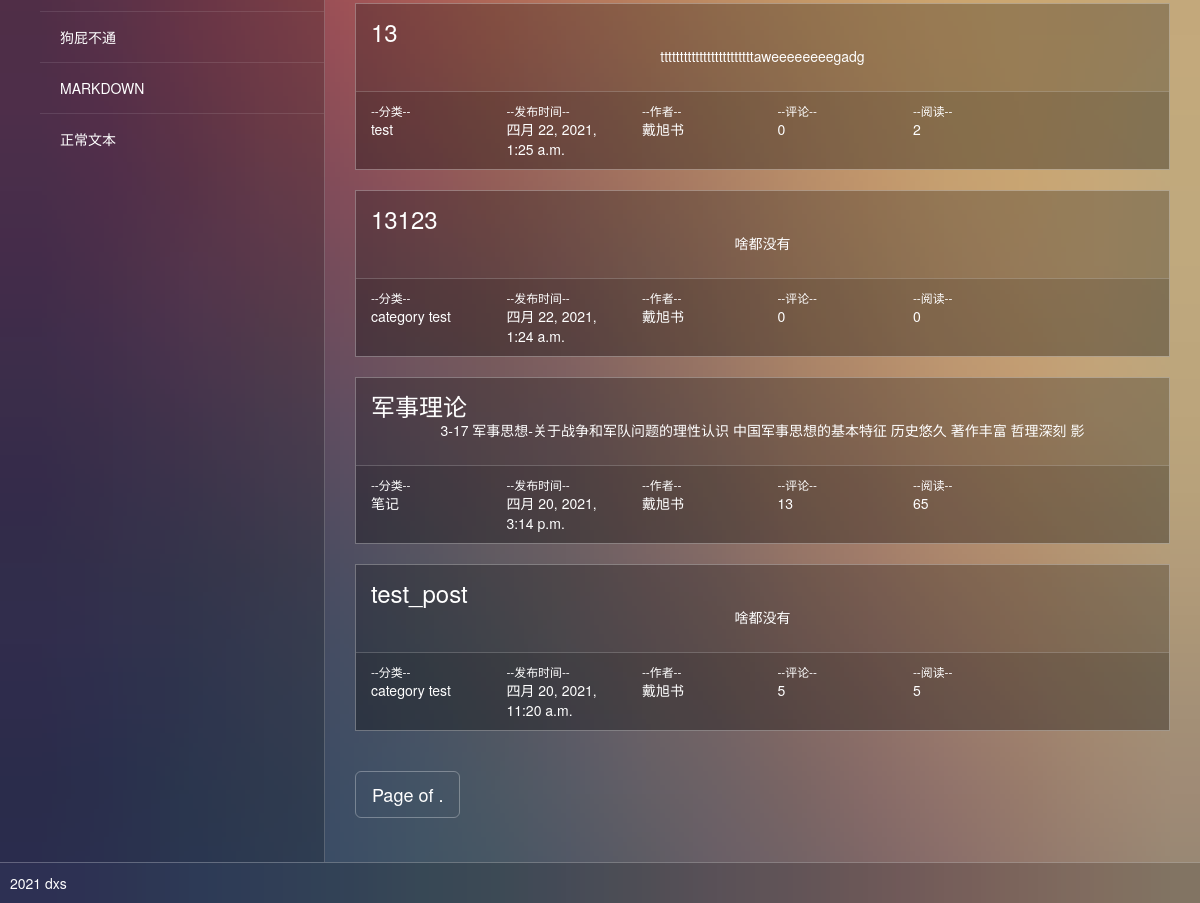
Page /profile/戴旭书/ (signed in, lower part) on the earlier database version.
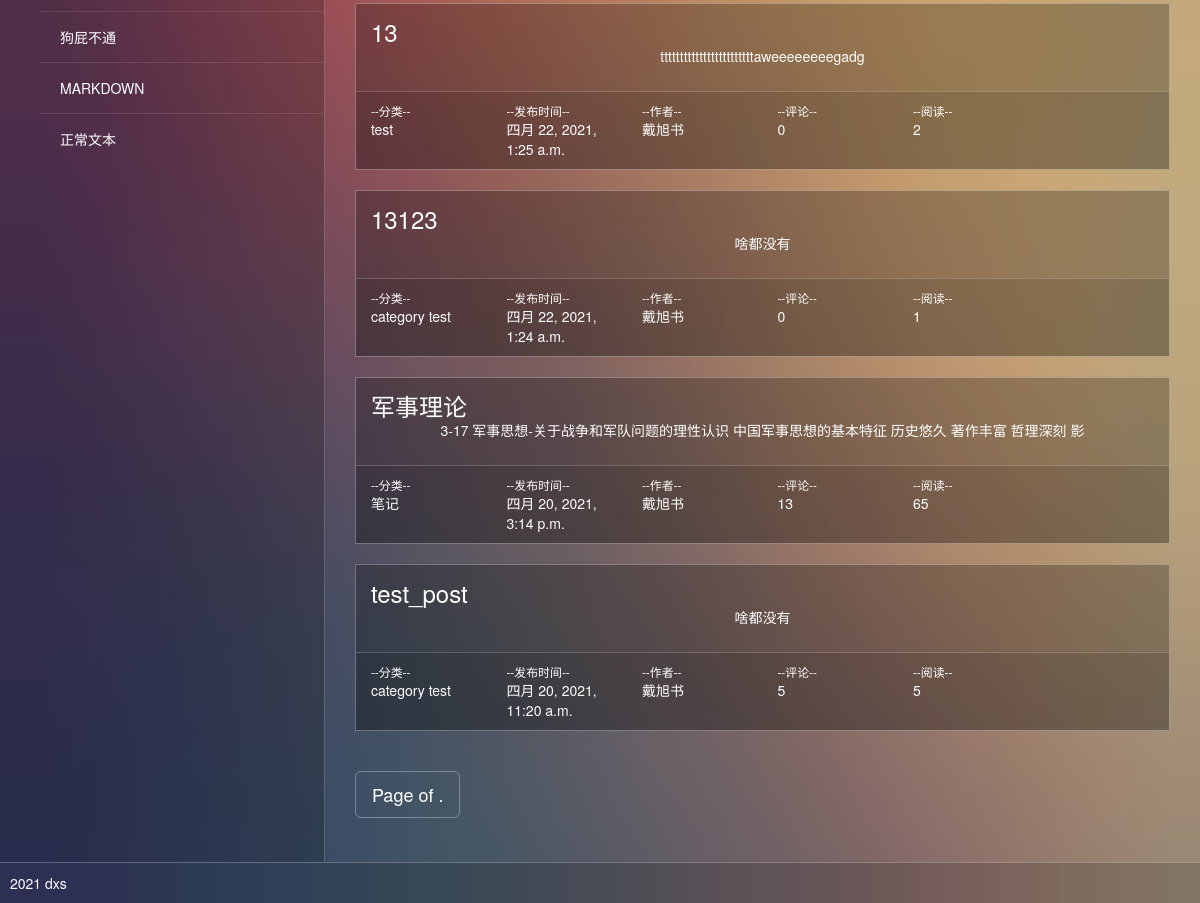
Same page on the later database version.
### blog/models.py (models this page shows, shortened)
class Post(models.Model):
    def get_absolute_url(self):
        return reverse('blog:detail', kwargs={'pk': self.pk})
    title = models.CharField(max_length=70)
    body = models.TextField()
    created_time = models.DateTimeField('创建时间',default=timezone.now)
    modified_time = models.DateTimeField()
    excerpt = models.CharField(max_length=200, blank=True)
    category = models.ForeignKey(Category, on_delete=models.CASCADE)
    author = models.ForeignKey(User, on_delete=models.CASCADE)
    views = models.PositiveIntegerField(default=0, editable=False)

class Category(models.Model):
    name = models.CharField(max_length=100)

### blog/views.py (the view, shortened to what this page needs)
# urls.py: path('profile/<str:name>/', views.profile, name='profile'),
def profile(request,name):
    message=None
    post_list=Post.objects.filter(author=request.user).order_by('-created_time')
    return render(request,'blog/profile.html',context={'post_list':post_list,'message':message
    })

### blog/templatetags/blog_extras.py (called while the page is built)
@register.inclusion_tag('blog/inclusions/_most_viewed.html', takes_context=True)
def show_recent_posts(context, num=5):
    return {
        'most_viewed_list': Post.objects.all().order_by('-views')[:num],
    }

@register.inclusion_tag('blog/inclusions/_archives.html', takes_context=True)
def show_archives(context):
    return {
        'date_list': Post.objects.dates('created_time', 'month', order='DESC'),
    }

@register.inclusion_tag('blog/inclusions/_categories.html', takes_context=True)
def show_categories(context):
    category_list = Category.objects.annotate(num_posts=Count('post')).filter(num_posts__gt=0)
    return {
        'category_list': category_list,
    }

@register.inclusion_tag('blog/inclusions/_tags.html', takes_context=True)
def show_tags(context):
    tag_list = Tag.objects.all()
    return {
        'tag_list': tag_list,
    }

### templates/blog/profile.html (shortened to what this page needs)
{% extends 'base.html' %}
{% block main %}
  <div class="page-content">
    <div class="content container">
      {%for post in post_list %}
      <div class="row">
        <div class="col-lg-12">
          <div class="widget-container">
            <div class="padded"> <a href="{{ post.get_absolute_url }}"><span class="h3">{{post.title}}</span></a>
              <div class="text-center padder m-t"> <p>{{post.excerpt}}</p> </div>
            </div>
            <div class="widget-footer lt">
              <div class="row">
                <div class="col-xs-2"> <small class="text-muted block">--分类--</small> <span>{{post.category.name}}</span> </div>
                <div class="col-xs-2"> <small class="text-muted block">--发布时间--</small> <span>{{post.created_time}}</span> </div>
                <div class="col-xs-2"> <small class="text-muted block">--作者--</small> <span>{{post.author}}</span> </div>
                <div class="col-xs-2"> <small class="text-muted block">--评论--</small> <span>{{post.comment_set.count}}</span> </div>
                <div class="col-xs-2"> <small class="text-muted block">--阅读--</small> <span>{{post.views}}</span> </div>
              </div>
            </div>
          </div>
        </div>
      </div>
      {% endfor %}
      <div>
        <ul class="pagination pagination-lg">
          <li><a href="#">Page {{ post_list.number }} of {{ post_list.paginator.num_pages }}.</a></li>
        </ul>
      </div>
    </div>
  </div>
{% endblock main %}

Differences in the rows shown:
changed Post "四月 22, 2021, 1:24 a.m.": views "0" → "1"
